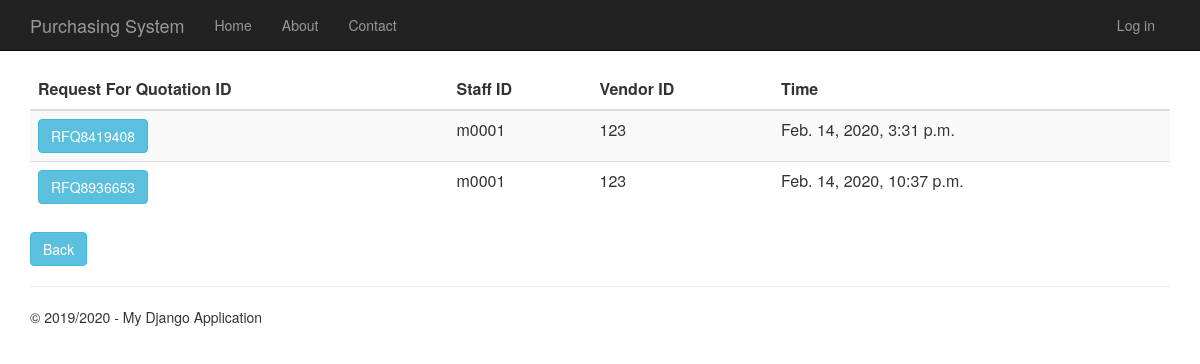
Page /requestforquotationhistory on the committed database.
### RequestForQuotation/models.py (models this page shows)
class RequestForQuotation(models.Model):
    request_for_quotation_id = models.CharField(primary_key=True, max_length=10)
    time_created = models.DateTimeField()
    description = models.TextField(null=True,default=None, blank=True)
    total_price = models.DecimalField(max_digits=10, decimal_places=2, default=Decimal('0.00'))
    person_id = models.ForeignKey(Person, on_delete = models.CASCADE)
    vendor_id = models.ForeignKey(Vendor, on_delete = models.CASCADE)
    purchase_requisition_id = models.ForeignKey(PurchaseRequisition, on_delete = models.CASCADE)
    def __str__(self):
        return str(self.request_for_quotation_id)

### app/models.py (models this page shows, shortened)
class Person(models.Model):
    user_id = models.OneToOneField(User)
    person_id = models.CharField(primary_key=True, max_length=10)
    person_name = models.TextField()
    person_address = models.TextField()
    person_phone_number = models.TextField()
    person_role = models.TextField(default = 'EMPLOYEE')

class Vendor(models.Model):
    vendor_id = models.CharField(primary_key=True, max_length=10)
    vendor_name = models.TextField()
    vendor_phone_number = models.TextField()
    vendor_address = models.TextField()
    vendor_email = models.TextField()
    def __str__(self):
        return str(self.vendor_id)

### RequestForQuotation/views.py (the view)
# urls.py: url(r'^requestforquotationhistory', RequestForQuotation.views.requestforquotationhistory, name="request_of_quotation_history"),
def requestforquotationhistory(request):
        request_for_quotations = RequestForQuotation.objects.all()
        print(request_for_quotations)
        context = {
            'title':'Request For Quotation History',
            'rows':request_for_quotations,
            'year':'2019/2020'
            }
        return render(request,'RequestForQuotation/requestforquotationhistory.html',context)

### RequestForQuotation/templates/RequestForQuotation/requestforquotationhistory.html
﻿{% extends "app/layout.html" %}
{% block content %}
<div class="purchaseorderhistory margintop">
    <form action="requestforquotationhistorydetails" method="GET">
        <table class="table table-striped margintop">
          <thead>
            <tr>
              <th scope="col">Request For Quotation ID</th>
              <th scope="col">Staff ID</th>
              <th scope="col">Vendor ID</th>
              <th scope="col">Time</th>
            </tr>
          </thead>
          <tbody>
              {% for r in rows %}
            <tr>
                 <td><button type="submit" name="rfq_id" value="{{r.request_for_quotation_id}}" class="btn btn-info" >{{r.request_for_quotation_id}}</button></td>
                 <td>{{r.person_id.person_id}}</td>
                 <td>{{r.vendor_id}}</td>
                 <td>{{r.time_created}}</td>
            </tr>
              {% endfor %}
          </tbody>
        </table>
    </form>
       <form action="menu">
        <div class="margintop">
            <button type="submit" class="btn btn-info" >Back</button>
        </div>
    </form>
</div>
{% endblock %}

### app/static/app/content/site.css (style rules this page uses)
body { padding-top: 50px; padding-bottom: 20px; }

### rows in the picture
RequestForQuotation: request_for_quotation_id "RFQ8419408", person_id.person_id "m0001", vendor_id "123", time_created "Feb. 14, 2020, 3:31 p.m."
RequestForQuotation: request_for_quotation_id "RFQ8936653", person_id.person_id "m0001", vendor_id "123", time_created "Feb. 14, 2020, 10:37 p.m."

### other values in the picture
{{ year }} "2019/2020"
